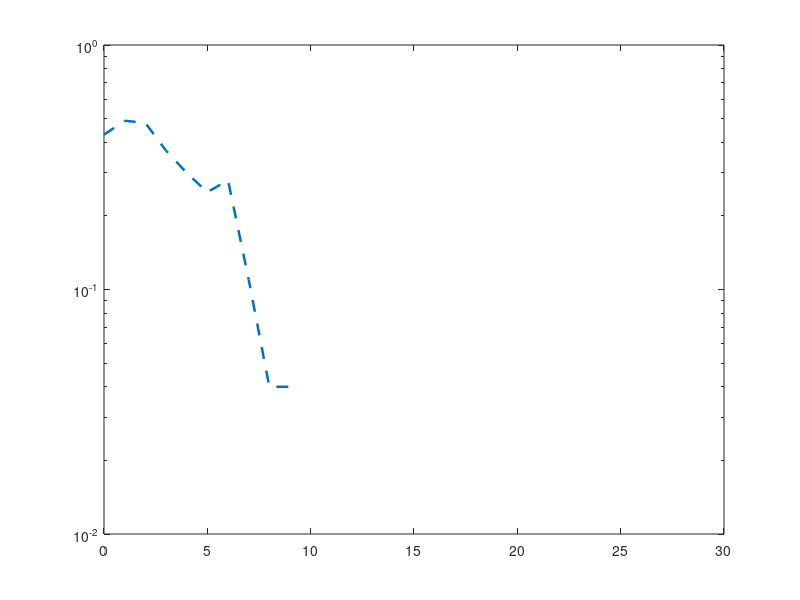

Write the MATLAB code that produced this figure. (Note: this script raises an error after producing the figure.)
close all;
clear all;

%% Definicion de constantes
SNR = 0:30;
h = 0.1;
mu = 0;
sigma=1;
a = (10.^(SNR/10)*sigma/h.^2).^(1/2);
n_realizaciones = 100;
n_etapas = 9;

figure(1)

%% Digital MONTE CARLO 
for k = 1:length(a)
    x_n = (2*a(k)) * randi([0 1], n_realizaciones, 1) - a(k) ;
    x_n_sombrero = x_n;
    e_n = zeros(n_realizaciones,1);
    for i = 1:n_realizaciones
        for j = 1:n_etapas
            x_n_sombrero(i) = h*x_n_sombrero(i)+ normrnd(mu,sigma);
            if x_n_sombrero(i)>=0
                x_n_sombrero(i)=  a(k);
            else
                x_n_sombrero(i)= -a(k);
            end
        end
        if x_n(i) ~= x_n_sombrero(i)
            e_n(i) = 1;
        end
    end
    mean_e(k) = mean(e_n);
end

semilogy(SNR, mean_e, 'DisplayName', 'Monte Carlo Digital', 'Linewidth', 1.8, 'Linestyle', '--')
hold on

%% Digital teorico
SNR_DB = linspace (0 , 30 , 1000) ;
SNR = 10.^(SNR_DB/10);
n = 9;

prob_digital = 1/2*(1-((1-2*qfunc(SNR.^(1/2))).^n));
leyenda = "Teorico Digital n=" + n;
semilogy(SNR_DB, prob_digital,'DisplayName', leyenda, 'Linewidth', 1.2)
hold on



%% Analogico MONTE CARLO
SNR = 0:30;
a = (10.^(SNR/10)*sigma/h.^2).^(1/2);
SNR_Ndb = 10.^(SNR./10);
G = (1/h).*(((SNR_Ndb.^(-1)+1).^(-1)).^(1/2));
mean_e = zeros(length(G),1);
x_n = x_n .* 0;

for k = 1:length(a)
    x_n = (2*a(k)) * randi([0 1], n_realizaciones, 1) - a(k) ;
    x_n_sombrero = x_n;
    e_n = zeros(n_realizaciones,1);
    for i = 1:n_realizaciones
        for j = 1:(n_etapas-1)
            x_n_sombrero(i) = G(k)*(h*x_n_sombrero(i)+normrnd(mu,sigma));
        end
        x_n_sombrero(i) = (h*x_n_sombrero(i)+normrnd(mu,sigma));
        if x_n_sombrero(i)>=0
                x_n_sombrero(i)=  a(k);
            else
                x_n_sombrero(i)= -a(k);
        end
     
        if x_n(i) ~= x_n_sombrero(i)
            e_n(i) = 1;
        end
    end
    mean_e(k) = mean(e_n);
end

semilogy(SNR, mean_e, 'DisplayName', 'Monte Carlo Analogico', 'Linewidth', 1.8, 'Linestyle', '--')
hold on

%% Teorico Analogico
SNR_DB = linspace (0 , 30 , 1000) ;
SNR = 10.^(SNR_DB/10);
n = 9;

k = 0 : (n-2);
SNR_n = (SNR* (SNR/(SNR+1))^(n-1) )/(1 + sum( (SNR/(SNR+1)).^(k+1) ));
prob_analogico = qfunc(SNR_n.^(1/2));
leyenda = "Teorico Analogico n=" + n;
semilogy(SNR_DB, prob_analogico,'DisplayName', leyenda, 'Linewidth', 1.2)
hold on

%% Configuraciones del grafico 1

grid on
lgd = legend;
legend('Location','southwest')
xlim([0 25])
ylim([10^-6 1]) 
xlabel('Signal Noise Ratio - SNR [dB]', 'fontweight','bold','fontsize',11)
ylabel('Error Probability', 'fontweight','bold','fontsize',11)


%% EJERCICIO 4.3
%% Calculo de funciones de densidad

figure(2)
h = 0.25;
n = 9;
a = 10;

var_w = 0.25;                    % se define la varianz ade los Wi
sigma_w = sqrt(var_w);

SNR = (power(a*h, 2)/var_w);    % se definen el valor de la ganancia
G = sqrt(power(SNR/(SNR+1),n-1));

mu_y = h * a * G;               % se define la media y la varianza de Y|X=A     
k = 0: (n-2);
sigma_y = sigma_w * sqrt(sum( (SNR/(SNR+1) ).^(k+1) ));

aux = linspace(-10,10,100000);     % vector auxiliar
size_l = size(aux);

pdfs_a = normpdf(aux,mu_y,sigma_y); % se obtienen las densidades 
pdfs_an = normpdf(aux,(-mu_y),sigma_y);

line_1 = plot(aux,pdfs_a,'DisplayName', leyenda, 'Linewidth', 2.2 );
hold on
line_2 = plot(aux,pdfs_an, 'DisplayName', leyenda, 'Linewidth', 2.2);
hold on

y_a  = normrnd( mu_y, sigma_y, size(aux));
y_an = normrnd(-mu_y, sigma_y, size(aux));

line_3 = histogram(y_a, 'Normalization', 'pdf');
line_4 = histogram(y_an, 'Normalization', 'pdf');
legend([line_1,line_2,line_3,line_4],{'f_{Y|X_1=A}','f_{Y|X_1=-A}','Histograma f_{Y|X_1=A}','Histograma f_{Y|X_1=-A}'});
hold on;

% Configruaciones del grafico
figure(2)
grid on
legend('Location','northwest')
xlim([-8 8])
ylim([0 0.35]) 
ylabel({'$f_{Y|X_1}$'},'Interpreter', 'latex', 'fontweight','bold','fontsize',16)





